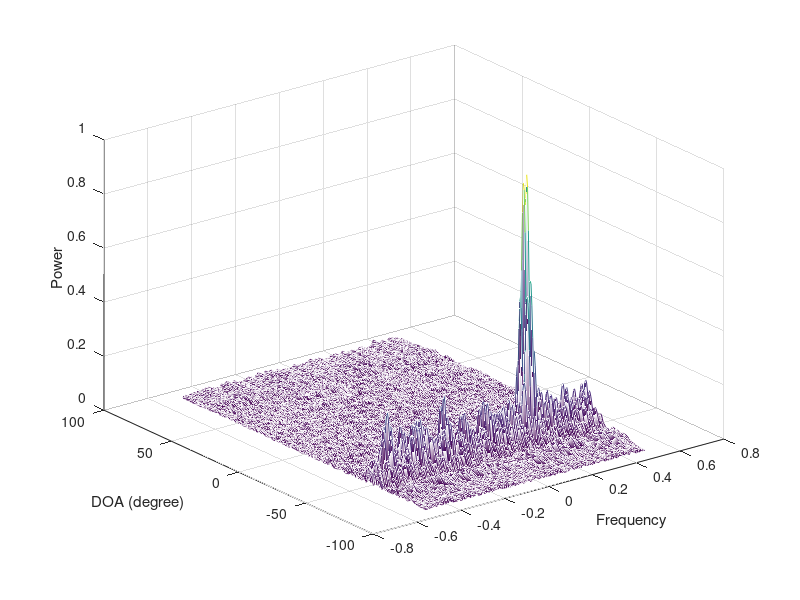
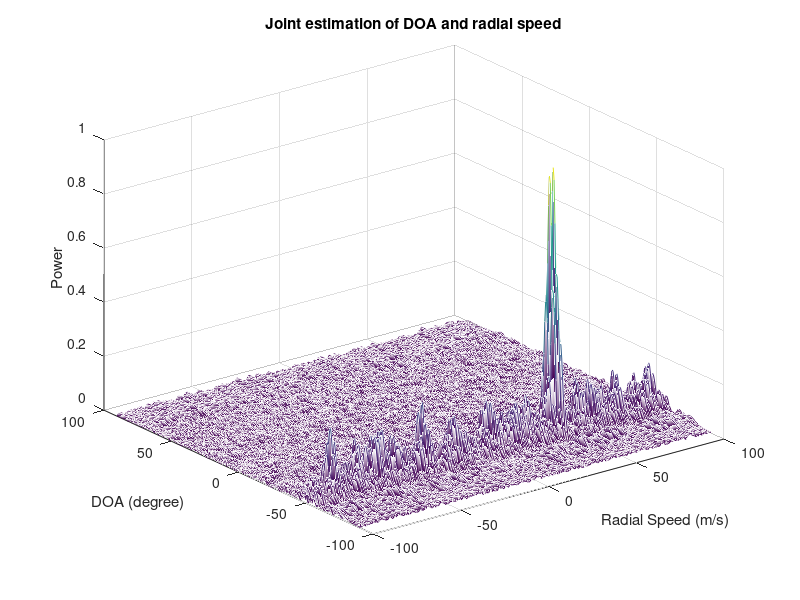

These figures' MATLAB source, in order:
clear; close all;
n_x = 16;
n_y = 16;
L = 286;
M = 286;
theta = linspace(-90,90,L).'*pi/180;
f = linspace(-0.5,0.5,M).';
% Transmitted Signal
N = 100;
X = (sign(randn(n_x,N)) + 1j*sign(randn(n_x,N)))/sqrt(2);

% Target
fd = 0.2; % Doppler shift, normalized
thetat = -50*pi/180;
d = exp(1j*2*pi*fd*(0:N-1)).';
a_x = exp(1j*pi*(0:n_x-1)*sin(thetat)).';
a_y = exp(1j*pi*(0:n_y-1)*sin(thetat)).';
Noise = a_y*a_x.'*X*diag(d);

% Noise
sigma = 1;
Noise = Noise + sqrt(sigma)*(randn(n_y,N) + 1j*randn(n_y,N));
y = Noise(:);

% Detection
P = zeros(L,M);
for i = 1:L
    a_x = exp(1j*pi*(0:n_x-1)*sin(theta(i))).';
    a_y = exp(1j*pi*(0:n_y-1)*sin(theta(i))).';
    A = a_y*a_x.';
    for k = 1:M
        dk = exp(1j*2*pi*f(k)*(0:N-1)).';
        vk = A*X*diag(dk);
        vk = vk(:);
        P(i,k) = abs(y'*vk + vk'*y) / (2*N*n_x*n_y);
    end
end
figure(1);
mesh(f,theta*180/pi,P)
xlabel('Frequency')
ylabel('DOA (degree)')
zlabel('Power')
figure(2);
velocity = linspace(-0.5*200,0.5*200,M).';
mesh(velocity,theta*180/pi,P)
xlabel('Radial Speed (m/s)')
ylabel('DOA (degree)')
zlabel('Power')
title("Joint estimation of DOA and radial speed")